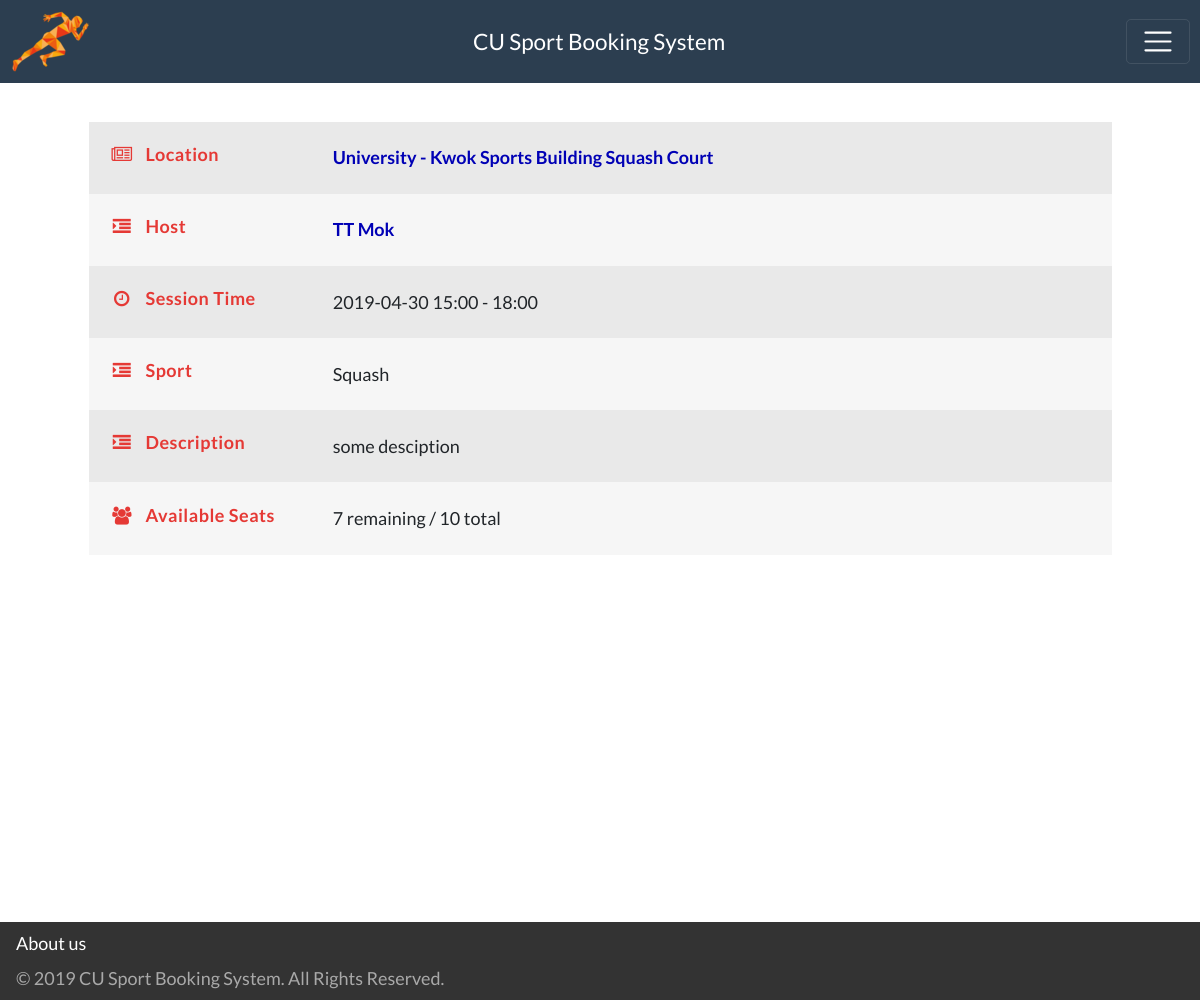
The page /index.php/session_share/session_share_main on the database its author committed.
### tables this page shows
CREATE TABLE `shared_session` (
  `session_id` int(10) NOT NULL,
  `available_seats` int(3) NOT NULL,
  `description` varchar(256) NOT NULL
);

CREATE TABLE `college` (
  `college_id` int(2) NOT NULL,
  `name` varchar(256) NOT NULL,
  `image` varchar(256) DEFAULT 'default.png'
);

CREATE TABLE `venue` (
  `venue_id` int(2) NOT NULL,
  `name` varchar(256) NOT NULL,
  `map` text NOT NULL,
  `price` int(3) NOT NULL,
  `sports_id` int(2) NOT NULL,
  `college_id` int(2) NOT NULL
);

CREATE TABLE `sports` (
  `sports_id` int(2) NOT NULL,
  `name` varchar(256) NOT NULL,
  `image` varchar(256) DEFAULT 'default.png'
);

### application/controllers/session_share.php (called while the page is built, shortened)
<?php
class Session_share extends SBooking_Controller
{
  public function session_share_main()
  {
    $this->load->model('Shared_session_model');
    $this->load->model('Share_model');
    $data = $this->getHeaderData();
    $sessions = $this->Shared_session_model->get_shared_session();
    $seat_remains = array();
    $dates = array();
    $start_times = array();
    foreach ($sessions as $session) {
      $date = substr($session->start_time, 0, 10);
      $start_time = substr($session->start_time, 11, 2);
      $seat_remain = $session->seats - $this->Share_model->get_share_by_id($session->session_id, 1);
      array_push(
        $dates,
        $date
      );
      array_push(
        $start_times,
        $start_time
      );
      array_push(
        $seat_remains,
        $seat_remain
      );
    }
    $data['sessions'] = $this->merge_continue_session($sessions, $dates, $start_times, $seat_remains);
    $data['detail_url'] = $data['page_url'] . 'session_share/id/';
    $this->load->view('header', $data);
    $this->load->view('session_share', $data);
    $this->load->view('footer');
  }
  public function merge_continue_session($sessions, $dates, $start_times, $seat_remains)
  {
    $merged = array();
    for ($i=0; $i < sizeof($sessions); $i++) {
      if ($i == 0) {
        $data = array(
          "start_session_id" => $sessions[$i]->session_id,
          "end_session_id" => $sessions[$i]->session_id,
          "seats" => $sessions[$i]->seats,
          "description" => $sessions[$i]->description,
          "date" => $dates[$i],
          "start_time" => (int)$start_times[$i],
          "end_time" => 1+((int)$start_times[$i]),
          "host_email" => $sessions[$i]->host_email,
          "venue" => $sessions[$i]->venue,
          "college" => $sessions[$i]->college,
          "sport" => $sessions[$i]->sport,
          "host" => $sessions[$i]->host,
          "user_fullname" => $sessions[$i]->user_fullname,
          "seat_remain" => $seat_remains[$i]
        );
        array_push($merged, $data);
      }else{
        if (($index = $this->check_in_merged($merged, $sessions[$i], $dates[$i], $start_times[$i])) != -1) {
          $merged[$index]['end_time'] = $merged[$index]['end_time']+1;
          $merged[$index]['end_session_id'] = $sessions[$i]->session_id;
        }
      }
    }
    return $merged;
  }
  public function check_in_merged($merged, $session, $date, $start_time)
  {
    for ($i=0; $i < sizeof($merged); $i++) {
      if ($merged[$i]['date'] == $date && $merged[$i]['host_email'] == $session->host_email && $merged[$i]['venue'] == $session->venue && $merged[$i]['end_time'] == $start_time) {
        return $i;
      }
    }
    return -1;
  }
}
?>

### index.php (called while the page is built, shortened)
<?php
require_once BASEPATH.'core/CodeIgniter.php';

### application/models/Shared_session_model.php (called while the page is built, shortened)
<?php
class Shared_session_model extends CI_Model
{
    public function get_shared_session()
    {
      $this->db->select(
        "session.session_id,
        shared_session.available_seats AS seats,
        shared_session.description AS description,
        session.start_time AS start_time,
        reserve.email AS host_email,
        venue.name AS venue,
        college.name AS college,
        sports.name AS sport,
        user.username AS host,
        CONCAT(user.first_name, ' ', user.last_name) AS user_fullname
        ");
      $this->db->from('shared_session');
      $this->db->join('session', 'session.session_id = shared_session.session_id');
      $this->db->join('venue', 'venue.venue_id = session.venue_id');
      $this->db->join('college', 'college.college_id = venue.college_id');
      $this->db->join('reserve', 'shared_session.session_id = reserve.session_id');
      $this->db->join('user', 'reserve.email = user.email');
      $this->db->join('sports', 'sports.sports_id = venue.sports_id');
      $this->db->join('student', 'student.email = user.email');
      $query = $this->db->get();
      return $query->result();
    }
}
?>

### application/views/session_share.php (the view, shortened to what this page needs)
<div class="wrapper">
    <section class="container-fluid" id="session-share-container">
        <?php
        foreach ($sessions as $session) : ?>
            <div class="session row">
                <div class="session-info col">
                    <div class="session-info">
                        <table>
                            <tbody>
                            <tr>
                                <th scope="row">
                                    <i class="fa fa-newspaper-o" aria-hidden="true"></i>
                                    <span>Location</span>
                                </th>
                                <td>
                                    <a href="<?php echo $detail_url . $session['start_session_id'] . '/' . $session['end_session_id']; ?>">
                                        <?php echo $session['college']." - ".$session['venue']; ?>
                                    </a>
                                </td>
                            </tr>
                            <tr>
                                <th scope="row">
                                    <i class="fa fa-indent" aria-hidden="true"></i>
                                    <span>Host</span>
                                </th>
                                <td>
                                  <a href="<?php echo $page_url."profile/".$session['host'];?>">
                                    <?php echo $session['user_fullname']; ?>
                                  </a>
                                </td>
                            </tr>
                            <tr>
                                <th scope="row">
                                    <i class="fa fa-clock-o" aria-hidden="true"></i>
                                    <span>Session Time</span>
                                </th>
                                <td>
                                    <?php echo $session['date']." ".$session['start_time'].":00 - ".$session['end_time'].":00"; ?></td>
                            </tr>
                            <tr>
                                <th scope="row">
                                    <i class="fa fa-indent" aria-hidden="true"></i>
                                    <span>Sport</span>
                                </th>
                                <td><?php echo $session['sport']; ?></td>
                            </tr>
                            <tr>
                                <th scope="row">
                                    <i class="fa fa-indent" aria-hidden="true"></i>
                                    <span>Description</span>
                                </th>
                                <td><?php echo $session['description']; ?></td>
                            </tr>
                            <tr>
                                <th scope="row">
                                    <i class="fa fa-users" aria-hidden="true"></i>
                                    <span>Available Seats</span>
                                </th>
                                <td>
                                    <?php
                                    if ($session['seat_remain'] == 0) {
                                        echo 'FULL /';
                                    } else {
                                        echo $session['seat_remain'] . " remaining /";
                                    }
                                    ?>
                                    <?php echo $session['seats'] . " total"; ?>
                                </td>
                            </tr>
                            </tbody>
                        </table>
                    </div>
                </div>
            </div>
            <?php
        endforeach; ?>
    </section>
</div>

### styles/style.css (style rules this page uses)
html { color: #222; font-size: 1em; line-height: 1.4; }

### styles/custom.css (style rules this page uses)
* { font-family: 'Lato', sans-serif; }
html { position: relative; height: 100%; min-height: 100vh; font-size: 1rem; }
@media (min-width: 576px) { html { font-size: 1.2rem; } }
@media (min-width: 768px) { html { font-size: 1.2rem; } }
@media (min-width: 992px) { html { font-size: 1.2rem; } }
body { height: 100%; }
.wrapper { min-height: 100vh; }

### styles/session_share_listing.css (style rules this page uses)
.session { margin: 5rem 5%; }
.session:nth-child(1) { margin: 2rem 5%; }
.session .session-info { height: 100%; overflow-x: auto; }
.session .session-info table { width: 100%; border: none; border-radius: 5px; }
.session .session-info tr > * { padding: 1rem; }
.session .session-info th { width: 22%; color: #e53935; letter-spacing: .5px; }
.session .session-info th .fa { width: 1.5rem; height: 1.5rem; margin-right: 5px; }
.session .session-info td { width: 78%; text-align: justify; }
.session .session-info tr:nth-child(odd) { background-color: #e9e9e9; }
.session .session-info tr:nth-child(even) { background-color: #f6f6f6; }
.session-info { margin-left: auto; margin-right: auto; }
.session-info a { color: #0000b5; font-weight: bold; }

### rows shown on the page
shared_session: college.name "University", venue.name "Kwok Sports Building Squash Court", user_fullname "TT Mok", date "2019-04-30", start_time "15", end_time "18", sports.name "Squash", description "some desciption", seat_remain "7", available_seats "10"
